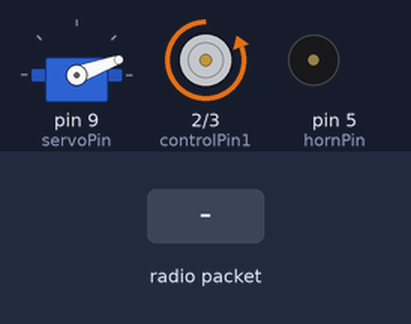
Recording of a sketch running on a simulated Arduino Uno, built with avr-gcc and run on an emulated ATmega328P. Parts: servo, motor-driver pin pairs drawn as motors (green arrow = first pin HIGH = forward, orange = second pin HIGH = backward, longer = more drive, scaled by the enable pin), buzzer (waves = sounding, pin HIGH). The inputs (shaded band) are chosen by the test bench. No radio packets arrive unless stated.

Above: at 1.2 s.
1.3 s: radio packet "5" arrives
At 1.7 s:
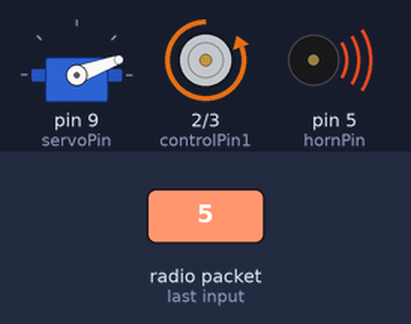
2.8 s: radio packet "200" arrives
At 4.0 s:
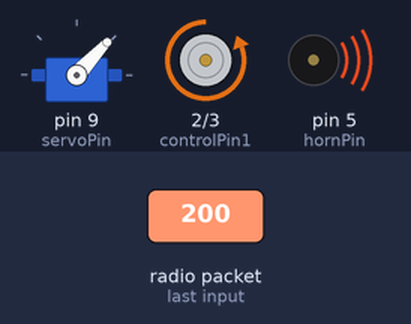
4.3 s: radio packet "90" arrives
At 5.2 s:
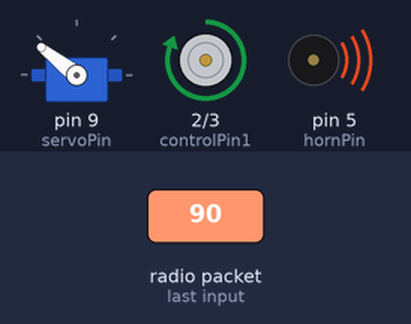
5.8 s: radio packet "5" arrives
At 6.3 s:
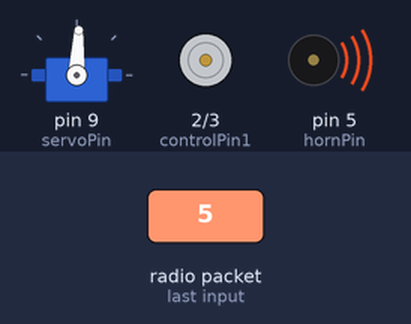
Timing chart, 0 to 8.3 s (numbered marks = the images above; inputs shaded):
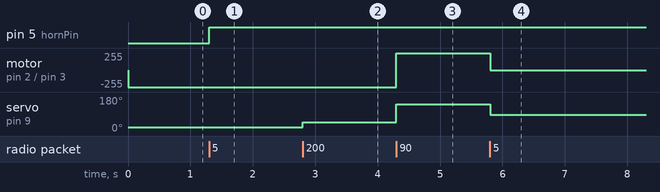

Measured:
- after the input at 1.3 s, pin 5 (hornPin): LOW → HIGH at once
- after the input at 2.8 s, servo on pin 9 (servoPin): 20° → 47° at once
- after the input at 4.3 s, motor on pin 2 (controlPin1) / pin 3 (controlPin2): backward 255/255 → forward 255/255 at once; servo on pin 9 (servoPin): 47° → 142° at once
- after the input at 5.8 s, motor on pin 2 (controlPin1) / pin 3 (controlPin2): forward 255/255 → stopped at once; servo on pin 9 (servoPin): 142° → 87° at once

The sketch:

legocar_rf_receive.ino
```cpp
#include <Servo.h>

Servo myServo;

#include <RH_ASK.h>
#include <SPI.h> // Not actualy used but needed to compile

RH_ASK driver;
//receive pin is 11

const int servoPin = 9;
const int hornPin = 5;

const int controlPin1 = 2;
const int controlPin2 = 3;
const int enablePin = 6;

String bufStr;
String hornStr;
String xStr;
String yStr;

int xVal;
int yVal;
int angle;
int motorEnabled = 0;
int motorSpeed = 0;
int motorDirection = 0;
int hornVal;

unsigned long previousSteeringMillis = 0;
// will store last time LED was updated
// constants won't change :
const long steeringInterval = 100;

void setup() {
//  Serial.begin(9600);
//  Serial.println("Starting");

  driver.init();
  //if (!driver.init())
    //Serial.println("init failed");

  pinMode(controlPin1,OUTPUT);
  pinMode(controlPin2,OUTPUT);
  pinMode(enablePin,OUTPUT);
  digitalWrite(enablePin,LOW);

  pinMode(hornPin,OUTPUT);

  myServo.attach(servoPin);
}

void loop() {

    uint8_t buf[RH_ASK_MAX_MESSAGE_LEN];
    uint8_t buflen = sizeof(buf);

    unsigned long currentMillis = millis();

    if (driver.recv(buf, &buflen)) // Non-blocking
    {
        // Message with a good checksum received, print it.
        //Serial.print("Got: ");
        //Serial.println((char*)buf);

        bufStr = String((char*)buf);

        int pipeIndex = bufStr.indexOf('|');
        int secondPipeIndex = bufStr.indexOf('|', pipeIndex+1);

        hornStr = bufStr.substring(0, pipeIndex);
        xStr = bufStr.substring(pipeIndex+1, secondPipeIndex);
        yStr = bufStr.substring(secondPipeIndex+1);
//        Serial.println(hornStr);
//        Serial.println(xStr);
//        Serial.println(yStr);
//        Serial.println();
        hornVal = hornStr != "1";
        xVal = xStr.toInt();
        yVal = yStr.toInt();

    }


  //if (currentMillis - previousSteeringMillis >= steeringInterval) {
    // save the last time you blinked the LED
    //previousSteeringMillis = currentMillis;
//    xVal = analogRead(xPin);
//    yVal = analogRead(yPin);
//    hornVal = digitalRead(hornPin);
//    if(hornActive == 0 && hornVal == 0){
//      hornActive = 1;
//      previousHornMillis = currentMillis;
//    }

//    Serial.print("X: ");
//    Serial.print(xVal,DEC);
//    Serial.print("|Y: ");
//    Serial.print(yVal,DEC);
//    Serial.print("|Z: ");
//    Serial.print(hornVal);

    angle = map(xVal, 0, 1023, 20, 159);
    myServo.write(angle);

//    Serial.print("|Angle: ");
//    Serial.println(angle);

    motorEnabled = 0;
    if(yVal > 600) {
      motorEnabled = 1;
      motorDirection = 1;
      motorSpeed = 255; //map(yVal,600,1023,0,255);
    } else if (yVal < 400) {
      motorEnabled = 1;
      motorDirection = 0;
      motorSpeed = 255; //map(yVal,400,0,0,255);
    }
    //motorSpeed = 50;


//    Serial.print("|motorDirection: ");
//    Serial.print(motorDirection,DEC);

    if(motorDirection == 1){
      digitalWrite(controlPin1, HIGH);
      digitalWrite(controlPin2, LOW);
    } else {
      digitalWrite(controlPin1, LOW);
      digitalWrite(controlPin2, HIGH);
    }

//    Serial.print("|motorEnabled: ");
//    Serial.print(motorEnabled,DEC);

    if(motorEnabled == 1){
      analogWrite(enablePin, motorSpeed);
    } else {
      analogWrite(enablePin, 0);
    }

//    Serial.println("");
  //}

  digitalWrite(hornPin,hornVal);

}
```
